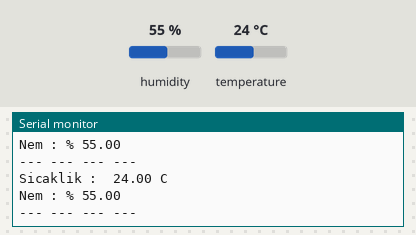
Recording of a sketch running on a simulated Arduino Uno, built with avr-gcc and run on an emulated ATmega328P. Shown: the last lines printed to the serial monitor. Inputs (shaded band) come from the test bench; at power-on: humidity 55 %, temperature 24 °C.

Above: at 2.8 s.
2.9 s: humidity set to 22 %
At 5.5 s:
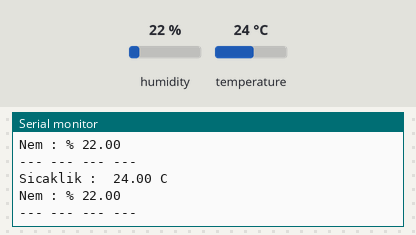
5.6 s: temperature set to 12 °C
At 6.9 s:
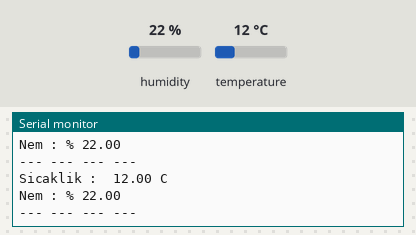
8.3 s: humidity set to 40 %
At 11.0 s:
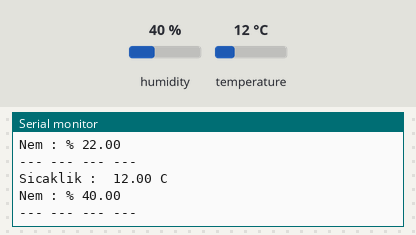
Timing chart, 0 to 12.5 s (numbered marks = the images above; inputs shaded):
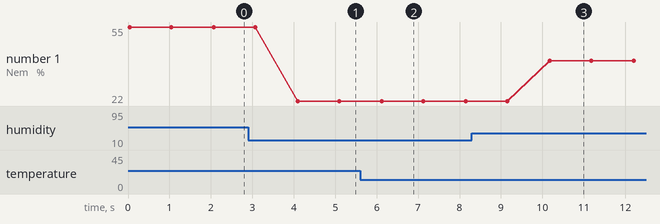

Measured:
- after the input at 2.9 s, the serial monitor: prints a new line after 1.2 s (image 1)
- after the input at 5.6 s, the serial monitor: prints a new line after 0.50 s (image 2)
- after the input at 8.3 s, the serial monitor: prints a new line after 1.9 s (image 3)
- plotted number 1: 55 → 22 after the input at 2.9 s, 22 → 40 after the input at 8.3 s

The sketch:

sicaklik_dht11_v05.ino
```cpp
/*
Sicaklik ve nem sensoru kullanimi
*/


#include <DHT.h>     // DHT sicaklik ve nem sensoru kutuphanesi

#define dhtPini 2
#define dhtTipi DHT11

DHT dht(dhtPini, dhtTipi);

void setup() {
  // put your setup code here, to run once:

  dht.begin();
  Serial.begin(9600);

}

void loop() {
  // put your main code here, to run repeatedly:

  float sicaklik = dht.readTemperature();
  float nem = dht.readHumidity();

  Serial.print("Sicaklik :  " );
  Serial.print(sicaklik);
  Serial.println(" C" );
  Serial.print("Nem : % " );
  Serial.println(nem);
  Serial.println("--- --- --- ---");
  delay(1000);
}
```
